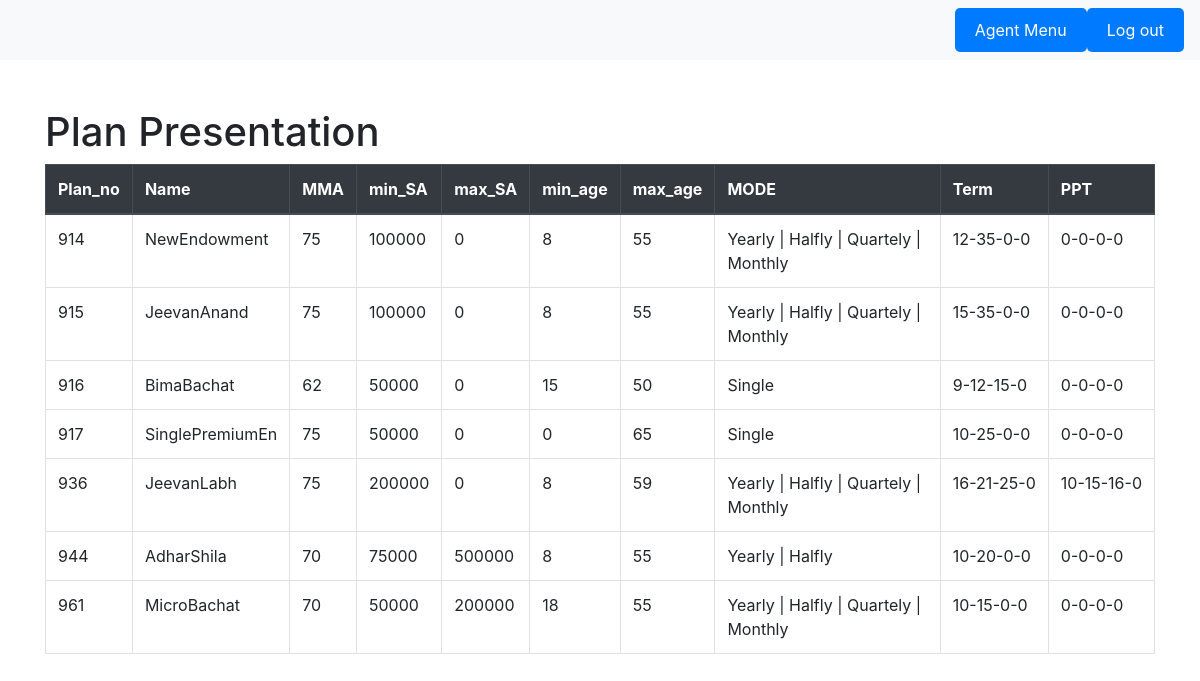
Page /DBMS/Agent/PolicyOptions/PlanPresentation.php (signed in) on the committed database.
### tables this page shows
CREATE TABLE `plan` (
  `Plan_no` int(3) UNSIGNED NOT NULL CHECK (octet_length(`Plan_no`) = 3),
  `Name` varchar(15) DEFAULT NULL,
  `MMA` int(3) NOT NULL,
  `min_SA` bigint(10) UNSIGNED NOT NULL,
  `max_SA` bigint(10) UNSIGNED DEFAULT NULL,
  `min_age` int(10) UNSIGNED NOT NULL,
  `max_age` int(10) UNSIGNED NOT NULL,
  `MODE_YEARLY` tinyint(1) DEFAULT 1,
  `MODE_HALFLY` tinyint(1) DEFAULT 1,
  `MODE_QUARTELY` tinyint(1) DEFAULT 1,
  `MODE_MONTHLY` tinyint(1) DEFAULT 1,
  `MODE_SINGLE` tinyint(1) DEFAULT 0,
  `Type_term` tinyint(1) DEFAULT NULL,
  `T1` int(11) DEFAULT NULL,
  `T2` int(11) DEFAULT NULL,
  `T3` int(11) DEFAULT NULL,
  `T4` int(11) DEFAULT NULL,
  `P1` int(11) DEFAULT NULL,
  `P2` int(11) DEFAULT NULL,
  `P3` int(11) DEFAULT NULL,
  `P4` int(11) DEFAULT NULL
);

### DBMS/Agent/PolicyOptions/PlanPresentation.php (the view)
<?php
require_once '../header.php';
require '../../database.php';
?>
<div class="container mt-5">
  <h1>Plan Presentation</h1>
  <div class="table-responsive">
    <table class="table table-bordered">
      <thead class="thead-dark">
        <tr>
          <th>Plan_no</th>
          <th>Name</th>
          <th>MMA</th>
          <th>min_SA</th>
          <th>max_SA</th>
          <th>min_age</th>
          <th>max_age</th>
          <th>MODE</th>
          <th>Term</th>
          <th>PPT</th>
        </tr>
      </thead>
      <tbody>
        <?php
        $sql = "SELECT * FROM Plan";
        $result = mysqli_query($conn, $sql);
        $rowCount = mysqli_num_rows($result);
        if ($rowCount > 0) {
          while ($row = mysqli_fetch_assoc($result)) {
            ?>
            <tr>
              <td><?php echo $row['Plan_no'] ?></td>
              <td><?php echo $row['Name'] ?></td>
              <td><?php echo $row['MMA'] ?></td>
              <td><?php echo $row['min_SA'] ?></td>
              <td><?php echo $row['max_SA'] ?></td>
              <td><?php echo $row['min_age'] ?></td>
              <td><?php echo $row['max_age'] ?></td>
              <td><?php
                  $modes = [];
                  if ($row['MODE_YEARLY'] == 1) $modes[] = 'Yearly';
                  if ($row['MODE_HALFLY'] == 1) $modes[] = 'Halfly';
                  if ($row['MODE_QUARTELY'] == 1) $modes[] = 'Quartely';
                  if ($row['MODE_MONTHLY'] == 1) $modes[] = 'Monthly';
                  if ($row['MODE_SINGLE'] == 1) $modes[] = 'Single';
                  echo implode(' | ', $modes);
                  ?></td>
              <td><?php echo $row['T1'], "-", $row['T2'], "-", $row['T3'], "-", $row['T4'] ?></td>
              <td><?php echo $row['P1'], "-", $row['P2'], "-", $row['P3'], "-", $row['P4'] ?></td>
            </tr>
        <?php
          }
        } else {
          echo "<tr><td colspan='10'>No results found</td></tr>";
        }
        ?>
      </tbody>
    </table>
  </div>
</div>
<?php
require_once '../footer.php';
?>

### rows in the picture
plan: Plan_no "914", Name "NewEndowment", MMA "75", min_SA "100000", max_SA "0", min_age "8", max_age "55", modes "Yearly | Halfly | Quartely | Monthly", T1 "12", T2 "35", T3 "0", T4 "0", P1 "0", P2 "0", P3 "0", P4 "0"
plan: Plan_no "915", Name "JeevanAnand", MMA "75", min_SA "100000", max_SA "0", min_age "8", max_age "55", modes "Yearly | Halfly | Quartely | Monthly", T1 "15", T2 "35", T3 "0", T4 "0", P1 "0", P2 "0", P3 "0", P4 "0"
plan: Plan_no "916", Name "BimaBachat", MMA "62", min_SA "50000", max_SA "0", min_age "15", max_age "50", modes "Single", T1 "9", T2 "12", T3 "15", T4 "0", P1 "0", P2 "0", P3 "0", P4 "0"
plan: Plan_no "917", Name "SinglePremiumEn", MMA "75", min_SA "50000", max_SA "0", min_age "0", max_age "65", modes "Single", T1 "10", T2 "25", T3 "0", T4 "0", P1 "0", P2 "0", P3 "0", P4 "0"
plan: Plan_no "936", Name "JeevanLabh", MMA "75", min_SA "200000", max_SA "0", min_age "8", max_age "59", modes "Yearly | Halfly | Quartely | Monthly", T1 "16", T2 "21", T3 "25", T4 "0", P1 "10", P2 "15", P3 "16", P4 "0"
plan: Plan_no "944", Name "AdharShila", MMA "70", min_SA "75000", max_SA "500000", min_age "8", max_age "55", modes "Yearly | Halfly", T1 "10", T2 "20", T3 "0", T4 "0", P1 "0", P2 "0", P3 "0", P4 "0"
plan: Plan_no "961", Name "MicroBachat", MMA "70", min_SA "50000", max_SA "200000", min_age "18", max_age "55", modes "Yearly | Halfly | Quartely | Monthly", T1 "10", T2 "15", T3 "0", T4 "0", P1 "0", P2 "0", P3 "0", P4 "0"
